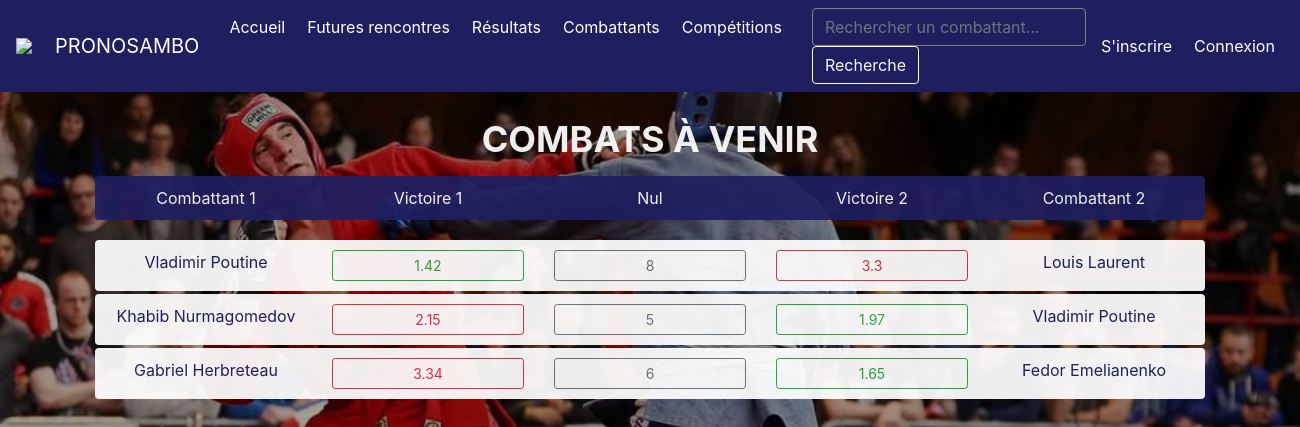
The app's page /views/liste_pronostics.php with its own data.
### tables this page shows
CREATE TABLE IF NOT EXISTS matchs
(
	id_match INT PRIMARY KEY NOT NULL AUTO_INCREMENT,
	id_combattant_1 INT NOT NULL,
	id_combattant_2 INT NOT NULL,
	id_competition INT NOT NULL,
	score_c1 INT,
	score_c2 INT,
	cote_c1 FLOAT,
	cote_c2 FLOAT,
	date_match DATE,
	cote_nulle FLOAT,
	est_termine BOOLEAN,
	FOREIGN KEY (id_combattant_1) REFERENCES combattants(id_combattant),
	FOREIGN KEY (id_combattant_2) REFERENCES combattants(id_combattant),
	FOREIGN KEY (id_competition) REFERENCES competitions(id_competition)
);

CREATE TABLE IF NOT EXISTS combattants
(
	id_combattant INT PRIMARY KEY NOT NULL AUTO_INCREMENT,
    nom VARCHAR(100),
    prenom VARCHAR(100),
    age INT,
    date_naissance DATE,
	poids INT,
	taille INT,
    pays VARCHAR(50),
	classement INT,
	image_lien VARCHAR(255)
);

### model/requetes/get_pronostics.php (called while the page is built, shortened)
<?php
$sqlRequest = "
SELECT cote_c1, cote_c2, cote_nulle, id_match, c1.nom c1name, c1.prenom c1surname, c2.nom c2name, c2.prenom c2surname
FROM `matchs`
INNER JOIN combattants c1 ON matchs.id_combattant_1 = c1.id_combattant
INNER JOIN combattants c2 ON matchs.id_combattant_2 = c2.id_combattant
WHERE (est_termine = FALSE)
";
try {
    $conn = new PDO("mysql:host=$host;dbname=$dbname", $username, $password);
} catch (PDOException $pe) {
    die("<div>Erreur de connection à la base de données :" . $pe->getMessage() . "</div>");
}
$q = $conn->query($sqlRequest);

### views/liste_pronostics.php (the view, shortened to what this page needs)
<?php
require "./model/requetes/id_base.php";
?>
<div class="container prono-container sambo-container item-body">
    <div class="row container-title">
        <div class="col">
            COMBATS À VENIR
        </div>
    </div>
    <div class="row container-header sambo-background rounded">
        <div class="col">Combattant 1</div>
        <div class="col">Victoire 1</div>
        <div class="col">Nul</div>
        <div class="col">Victoire 2</div>
        <div class="col">Combattant 2</div>
    </div>
</div>
<div class="container prono-container item-body">
    <?php
    require "./model/requetes/get_pronostics.php";
    while ($row = $q->fetch()) :
        ?>
        <div id="rowprono<?php echo $row["id_match"]; ?>">
            <form class="row prono-container-row rounded" method="post" action="./home.php">
                <div class="col container-combat-name"><?php echo $row["c1surname"], ' ', $row["c1name"]; ?></div>
                <div class="col">
                    <input type="submit" class="btn btn-sm <?php if ($row['cote_c1'] <= $row['cote_c2']) {
                                                                    echo 'btn-outline-success';
                                                                } else {
                                                                    echo 'btn-outline-danger';
                                                                } ?> btn-block" name="prono-btn-1" value="<?php echo $row['cote_c1']; ?>">
                </div>
                <div class="col">
                    <input type="submit" class="btn btn-sm btn-outline-secondary btn-block" name="prono-btn-n" value="<?php echo $row['cote_nulle']; ?>">
                </div>
                <div class="col">
                    <input type="submit" class="btn btn-sm <?php if ($row['cote_c2'] <= $row['cote_c1']) {
                                                                    echo 'btn-outline-success';
                                                                } else {
                                                                    echo 'btn-outline-danger';
                                                                } ?> btn-block" name="prono-btn-2" value="<?php echo $row['cote_c2']; ?>">
                </div>
                <div class="col container-combat-name"><?php echo $row["c2surname"], ' ', $row["c2name"]; ?></div>
            </form>
        </div>
    <?php
    endwhile;
    ?>
</div>
<?php
require("layout.php");
?>

### src/css/etienne.css (style rules this page uses)
body { background-color: rgb(180, 0, 0); background-image: url("../img/Sambpo_fond_ecran.jpg"); background-repeat: no-repeat; background-attachment:fixed; background-size: 100%; }
.sambo-background { background-color: rgb(31, 31, 95); color: white; }
.container-header { color: white; padding-top: 10px; padding-bottom: 10px; }
.container-title { font-size: 36px; color: white; font-weight: bold; padding-bottom: 10px; }
.container-combat-name { color: rgb(31, 31, 95); vertical-align: middle; }
.prono-container-row { background-color: white; padding-top: 10px; padding-bottom: 10px; margin-top: 3px; }
.prono-container { text-align: center; }
.sambo-container { margin-block: 20px; }
.item-body { opacity: 0.93; }

### records on screen
matchs: id_combattant_1.prenom "Vladimir", id_combattant_1.nom "Poutine", prono-btn-1 "1.42", prono-btn-n "8", prono-btn-2 "3.3", id_combattant_2.prenom "Louis", id_combattant_2.nom "Laurent"
matchs: id_combattant_1.prenom "Khabib", id_combattant_1.nom "Nurmagomedov", prono-btn-1 "2.15", prono-btn-n "5", prono-btn-2 "1.97", id_combattant_2.prenom "Vladimir", id_combattant_2.nom "Poutine"
matchs: id_combattant_1.prenom "Gabriel", id_combattant_1.nom "Herbreteau", prono-btn-1 "3.34", prono-btn-n "6", prono-btn-2 "1.65", id_combattant_2.prenom "Fedor", id_combattant_2.nom "Emelianenko"
